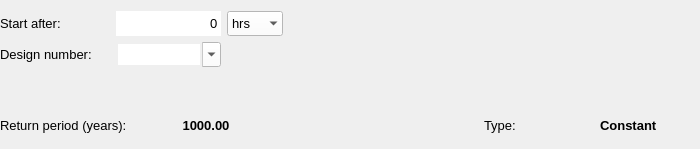
    <widget class="QWidget" name="widget_design" native="true">
     <property name="sizePolicy">
      <sizepolicy hsizetype="Expanding" vsizetype="Expanding">
       <horstretch>0</horstretch>
       <verstretch>0</verstretch>
      </sizepolicy>
     </property>
     <property name="minimumSize">
      <size>
       <width>700</width>
       <height>0</height>
      </size>
     </property>
     <property name="maximumSize">
      <size>
       <width>16777215</width>
       <height>16777215</height>
      </size>
     </property>
     <property name="font">
      <font>
       <family>Segoe UI</family>
      </font>
     </property>
     <layout class="QGridLayout" name="gridLayout_4">
      <property name="leftMargin">
       <number>0</number>
      </property>
      <property name="rightMargin">
       <number>0</number>
      </property>
      <item row="1" column="2">
       <widget class="QComboBox" name="start_after_design_u">
        <property name="sizePolicy">
         <sizepolicy hsizetype="Minimum" vsizetype="Preferred">
          <horstretch>0</horstretch>
          <verstretch>0</verstretch>
         </sizepolicy>
        </property>
        <property name="minimumSize">
         <size>
          <width>55</width>
          <height>25</height>
         </size>
        </property>
        <property name="maximumSize">
         <size>
          <width>16777215</width>
          <height>16777215</height>
         </size>
        </property>
        <property name="font">
         <font>
          <family>Segoe UI</family>
          <pointsize>10</pointsize>
         </font>
        </property>
        <property name="styleSheet">
         <string notr="true">QComboBox {background-color:white; selection-background-color: lightgray;}</string>
        </property>
        <property name="frame">
         <bool>false</bool>
        </property>
        <item>
         <property name="text">
          <string>hrs</string>
         </property>
        </item>
        <item>
         <property name="text">
          <string>mins</string>
         </property>
        </item>
        <item>
         <property name="text">
          <string>s</string>
         </property>
        </item>
       </widget>
      </item>
      <item row="1" column="0">
       <widget class="QLabel" name="label_9">
        <property name="minimumSize">
         <size>
          <width>100</width>
          <height>0</height>
         </size>
        </property>
        <property name="maximumSize">
         <size>
          <width>16777215</width>
          <height>16777215</height>
         </size>
        </property>
        <property name="font">
         <font>
          <family>Segoe UI</family>
          <pointsize>10</pointsize>
         </font>
        </property>
        <property name="text">
         <string>Start after:</string>
        </property>
       </widget>
      </item>
      <item row="1" column="1">
       <widget class="QSpinBox" name="sp_start_after_design">
        <property name="sizePolicy">
         <sizepolicy hsizetype="Minimum" vsizetype="Preferred">
          <horstretch>0</horstretch>
          <verstretch>0</verstretch>
         </sizepolicy>
        </property>
        <property name="minimumSize">
         <size>
          <width>105</width>
          <height>25</height>
         </size>
        </property>
        <property name="maximumSize">
         <size>
          <width>16777215</width>
          <height>16777215</height>
         </size>
        </property>
        <property name="font">
         <font>
          <family>Segoe UI</family>
          <pointsize>10</pointsize>
         </font>
        </property>
        <property name="layoutDirection">
         <enum>Qt::LeftToRight</enum>
        </property>
        <property name="styleSheet">
         <string notr="true">QSpinBox {background-color: white;}</string>
        </property>
        <property name="frame">
         <bool>false</bool>
        </property>
        <property name="alignment">
         <set>Qt::AlignRight|Qt::AlignTrailing|Qt::AlignVCenter</set>
        </property>
        <property name="buttonSymbols">
         <enum>QAbstractSpinBox::NoButtons</enum>
        </property>
        <property name="maximum">
         <number>999999999</number>
        </property>
       </widget>
      </item>
      <item row="2" column="1">
       <widget class="QComboBox" name="cbo_design">
        <property name="sizePolicy">
         <sizepolicy hsizetype="Preferred" vsizetype="Preferred">
          <horstretch>0</horstretch>
          <verstretch>0</verstretch>
         </sizepolicy>
        </property>
        <property name="minimumSize">
         <size>
          <width>105</width>
          <height>25</height>
         </size>
        </property>
        <property name="maximumSize">
         <size>
          <width>16777215</width>
          <height>16777215</height>
         </size>
        </property>
        <property name="font">
         <font>
          <family>Segoe UI</family>
          <pointsize>10</pointsize>
         </font>
        </property>
        <property name="styleSheet">
         <string notr="true">QComboBox {background-color:white; selection-background-color: lightgray;}</string>
        </property>
        <property name="editable">
         <bool>true</bool>
        </property>
        <property name="currentIndex">
         <number>-1</number>
        </property>
        <property name="frame">
         <bool>false</bool>
        </property>
       </widget>
      </item>
      <item row="2" column="0">
       <widget class="QLabel" name="label_13">
        <property name="minimumSize">
         <size>
          <width>110</width>
          <height>20</height>
         </size>
        </property>
        <property name="maximumSize">
         <size>
          <width>16777215</width>
          <height>16777215</height>
         </size>
        </property>
        <property name="font">
         <font>
          <family>Segoe UI</family>
          <pointsize>10</pointsize>
         </font>
        </property>
        <property name="text">
         <string>Design number:</string>
        </property>
       </widget>
      </item>
      <item row="1" column="3">
       <spacer name="horizontalSpacer_4">
        <property name="orientation">
         <enum>Qt::Horizontal</enum>
        </property>
        <property name="sizeHint" stdset="0">
         <size>
          <width>40</width>
          <height>20</height>
         </size>
        </property>
       </spacer>
      </item>
      <item row="4" column="0" colspan="4">
       <layout class="QHBoxLayout" name="horizontalLayout_2">
        <item>
         <widget class="QLabel" name="label_10">
          <property name="minimumSize">
           <size>
            <width>150</width>
            <height>20</height>
           </size>
          </property>
          <property name="maximumSize">
           <size>
            <width>16777215</width>
            <height>16777215</height>
           </size>
          </property>
          <property name="font">
           <font>
            <family>Segoe UI</family>
            <pointsize>10</pointsize>
           </font>
          </property>
          <property name="text">
           <string>Return period (years):</string>
          </property>
         </widget>
        </item>
        <item>
         <widget class="QLabel" name="return_period_lbl">
          <property name="minimumSize">
           <size>
            <width>100</width>
            <height>25</height>
           </size>
          </property>
          <property name="maximumSize">
           <size>
            <width>16777215</width>
            <height>16777215</height>
           </size>
          </property>
          <property name="font">
           <font>
            <family>Segoe UI</family>
            <pointsize>10</pointsize>
            <weight>75</weight>
            <bold>true</bold>
           </font>
          </property>
          <property name="text">
           <string>1000.00</string>
          </property>
          <property name="alignment">
           <set>Qt::AlignCenter</set>
          </property>
         </widget>
        </item>
        <item>
         <spacer name="horizontalSpacer_5">
          <property name="orientation">
           <enum>Qt::Horizontal</enum>
          </property>
          <property name="sizeHint" stdset="0">
           <size>
            <width>40</width>
            <height>20</height>
           </size>
          </property>
         </spacer>
        </item>
        <item>
         <widget class="QLabel" name="label_14">
          <property name="sizePolicy">
           <sizepolicy hsizetype="Preferred" vsizetype="Preferred">
            <horstretch>0</horstretch>
            <verstretch>0</verstretch>
           </sizepolicy>
          </property>
          <property name="minimumSize">
           <size>
            <width>110</width>
            <height>20</height>
           </size>
          </property>
          <property name="maximumSize">
           <size>
            <width>16777215</width>
            <height>16777215</height>
           </size>
          </property>
          <property name="font">
           <font>
            <family>Segoe UI</family>
            <pointsize>10</pointsize>
           </font>
          </property>
          <property name="layoutDirection">
           <enum>Qt::LeftToRight</enum>
          </property>
          <property name="text">
           <string>Type:</string>
          </property>
          <property name="alignment">
           <set>Qt::AlignLeading|Qt::AlignLeft|Qt::AlignVCenter</set>
          </property>
         </widget>
        </item>
        <item>
         <widget class="QLabel" name="type_lbl">
          <property name="minimumSize">
           <size>
            <width>100</width>
            <height>25</height>
           </size>
          </property>
          <property name="maximumSize">
           <size>
            <width>16777215</width>
            <height>16777215</height>
           </size>
          </property>
          <property name="font">
           <font>
            <family>Segoe UI</family>
            <pointsize>10</pointsize>
            <weight>75</weight>
            <bold>true</bold>
           </font>
          </property>
          <property name="text">
           <string>Constant</string>
          </property>
         </widget>
        </item>
       </layout>
      </item>
      <item row="3" column="1">
       <spacer name="verticalSpacer_7">
        <property name="orientation">
         <enum>Qt::Vertical</enum>
        </property>
        <property name="sizeHint" stdset="0">
         <size>
          <width>20</width>
          <height>40</height>
         </size>
        </property>
       </spacer>
      </item>
     </layout>
    </widget>
